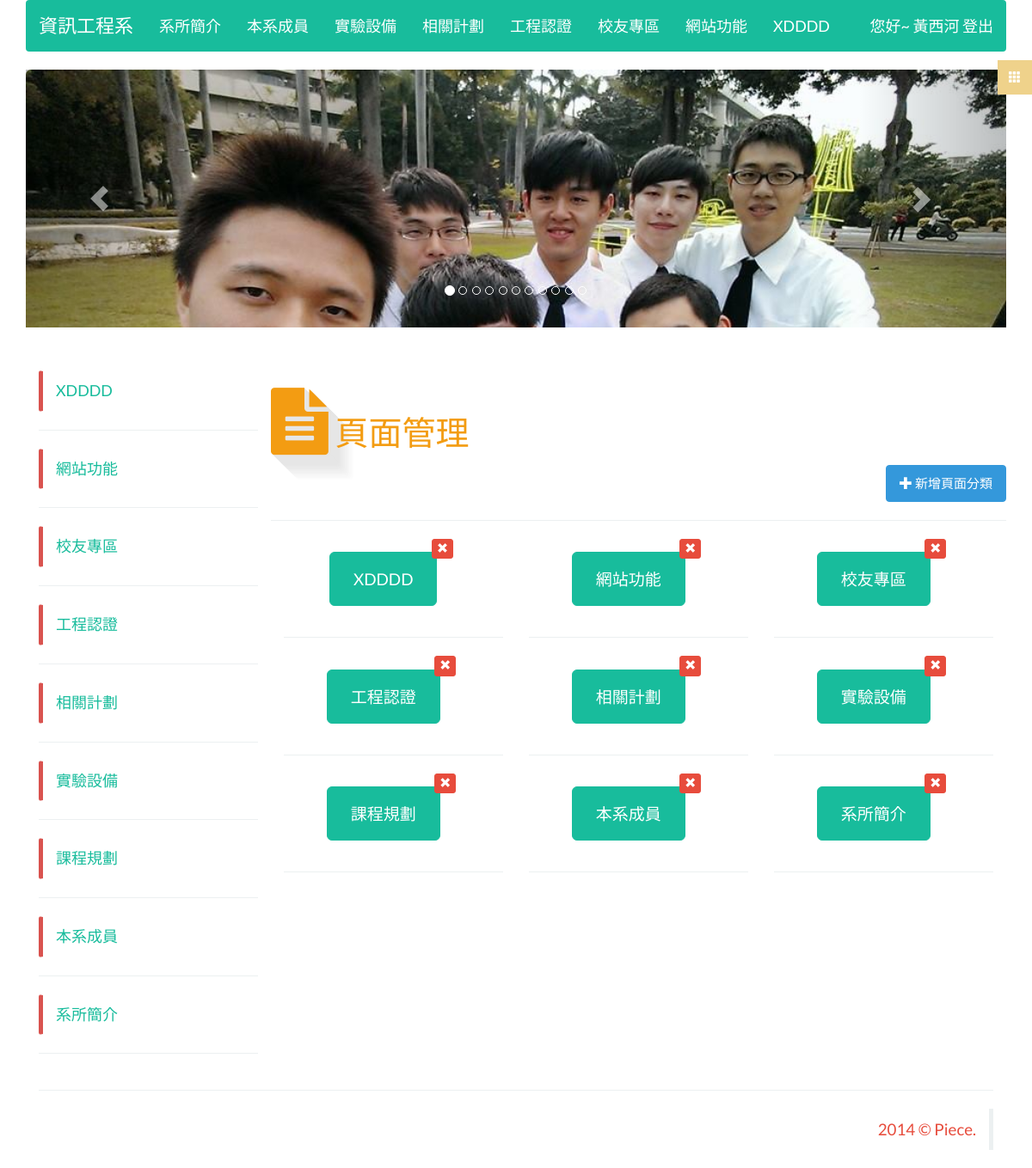
Screenshot of /index.php/page (signed in) with the database file from the repository.
### tables this page shows
CREATE TABLE IF NOT EXISTS `page` (
`pageId` int(11) NOT NULL,
  `pageName` varchar(100) NOT NULL,
  `pageClass` varchar(100) NOT NULL,
  `pageContent` text NOT NULL
);

CREATE TABLE IF NOT EXISTS `page_category` (
`pageClass` int(11) NOT NULL,
  `pageClassName` varchar(100) NOT NULL
);

### application/controllers/page.php (called while the page is built, shortened)
<?php if ( ! defined('BASEPATH')) exit('No direct script access allowed');
class Page extends MY_Controller {
	function __construct(){
		parent::__construct();
		$this->load->model('page_model');
		$this->asideQuery = $this->aside_model->select_page();
	}
	public function index(){
		$query = $this->page_model->select_all_pageClassName();
		$this->load->view('page_manage', array(
			'query' => $query,
			'asideQuery' => $this->asideQuery,
			'headerQuery' => $this->headerQuery
			));
		return true;
	}
}

### index.php (called while the page is built, shortened)
<?php
require_once BASEPATH.'core/CodeIgniter.php';

### application/libraries/Session.php (called while the page is built, shortened)
<?php if ( ! defined('BASEPATH')) exit('No direct script access allowed');
class Session
{
    protected $sess_namespace = '';
    protected $store = array();
     private function initialize()
     {
        if (isset($_SESSION[$this->sess_namespace]) ) {
            $this->store = $_SESSION[$this->sess_namespace];
        }
        $destroy = false;
        if (!$destroy) {
            return;
        }
    }
    public function userdata($value)
    {
        if (isset($this->store[$value])) {
            return $this->store[$value];
        } else {
            return false;
        }
    }
    public function set_userdata($data = array(), $value = '')
    {
        if (is_string($data)) {
            $data = array($data => $value);
        }
        foreach ($data as $key => $val) {
            $this->store[$key] = $val;
        }
    }
}

### application/models/header_model.php (called while the page is built, shortened)
<?php if ( ! defined('BASEPATH')) exit('No direct script access allowed');
class header_model extends CI_Model{
	function select_header_data_by_page_category(){
		$this->db->select('*');
		$this->db->from('page');
		$this->db->join('page_category', 'page.pageClass = page_category.pageClass');
		$this->db->order_by("page_category.pageClass","asc");
		$query = $this->db->get();
		return $query->result();
	}
}

### application/core/MY_Controller.php (called while the page is built, shortened)
<?php if ( ! defined('BASEPATH')) exit('No direct script access allowed');
class MY_Controller extends CI_Controller {
	function __construct(){
		$this->header();
	}
	protected function header(){
		$this->headerQuery = $this->header_model->select_header_data_by_page_category();
		return true;
	}
}

### application/models/aside_model.php (called while the page is built, shortened)
<?php if ( ! defined('BASEPATH')) exit('No direct script access allowed');
class Aside_model extends CI_Model{
	function select_file(){
		$this->db->select('fileClass AS asideValue, fileClassName AS asideName');
		$this->db->from('file_category');
		$this->db->order_by("fileClass","desc");
		$query = $this->db->get();
		return $query->result();
	}
	function select_page(){
		$this->db->select('pageClass AS asideValue, pageClassName AS asideName');
		$this->db->from('page_category');
		$this->db->order_by("pageClass","desc");
		$query = $this->db->get();
		foreach ($query->result() as $key => $value) {
			$value->asideValue = 'page/category/'.$value->asideValue;
		}
		return $query->result();
	}
}

### application/models/page_model.php (called while the page is built, shortened)
<?php if ( ! defined('BASEPATH')) exit('No direct script access allowed');
class Page_model extends CI_Model{
	function select_all_pageClassName(){
		$this->db->order_by("pageClass","desc");
		$query = $this->db->get('page_category');
		return $query->result();
	}
}

### application/views/page_manage.php (the view, shortened to what this page needs)
<? @require_once('templates/_header.php');?>
<article class="row wow fadeInUp">
  	<h1 class="text-warning"><i class="fa fa-file-text fa-2x" id="icon-shadow"></i> 頁面管理</h1>
	<button class="btn btn-info pull-right" data-toggle="modal" data-target="#add_page_btn"><span class="glyphicon glyphicon-plus"></span> 新增頁面分類</button>
	<div class="clearfix"></div>
	<hr>
	<? foreach ($query as $key => $value) { ?>
	<section class="col-xs-12 col-sm-4 col-md-4">
    <ul class="list-inline text-center">
      <li><button class="btn btn-success btn-lg wow bounceIn" onclick="location.href='<?= base_url('page/category/'.$value->pageClass)?>'"><?= $value->pageClassName?></button></li>
      <li><button class="btn btn-xs btn-danger" style="margin: 0px 0px 70px -20px;" onclick="if(confirm('確定要刪除這個頁面分類嗎？')){location.href='<?= base_url('page/delete_category/'.$value->pageClass)?>'}"><span class="glyphicon glyphicon-remove"></span></button></li>
    </ul>
    <hr>
	</section>
	<? } ?>
</article>
<? @require_once('templates/_footer.php');?>

### application/views/templates/_header.php (shortened to what this page needs)
<!DOCTYPE html>
<html>
<head>
  <link rel="stylesheet" type="text/css" href="<?=base_url('asset/css/flatly.bootstrap.min.css')?>">
  <link rel="stylesheet" type="text/css" href="<?=base_url('asset/css/font-awesome.min.css')?>">
  <link rel="stylesheet" type="text/css" href="<?=base_url('asset/css/menu.css')?>">
  <link rel="stylesheet" type="text/css" href="<?=base_url('asset/css/animate.css')?>">
  <link rel="stylesheet" type="text/css" href="<?=base_url('asset/css/piece.css')?>">
</head>
<body>
<div class="container">
<? if($this->session->userdata('account')){ ?>
<nav class="menu" id="theMenu">
  <div id="menuToggle"><span class="glyphicon glyphicon-th"></span></div>
</nav>
<? } ?>
<header class="row" style="margin: 0 0 50px 0;">
  <nav class="navbar navbar-default navbar-inverse" role="navigation" id="nav" style="z-index:1;">
    <div class="navbar-header">
      <a class="navbar-brand" href="<?= base_url('')?>">資訊工程系</a>
    </div>
    <div class="collapse navbar-collapse" id="bs-example-navbar-collapse-1">
      <ul class="nav navbar-nav">
        <ul class="hidden"><li>
        <?php $delay = 0;?>
        <?php $temp = -1?>
        <?php $animate_string = array('bounce', 'flash', 'pulse', 'bounceIn')?>
        <?php $animate_string = $animate_string[array_rand($animate_string)]?>
        <?php foreach ($headerQuery as $key => $value): ?>
          <?php if ($value->pageClass != $temp): ?>
            </ul></li>
            <li class="dropdown wow <?= $animate_string?>" data-wow-delay="<?=$delay+=0.1?>s">
            <a href="#" class="dropdown-toggle btn-hover-success" data-toggle="dropdown"><?= $value->pageClassName?></a>
            <ul class="dropdown-menu wow flipInX">
          <?php endif ?>
          <?php $temp = $value->pageClass; ?>
        <?php endforeach ?>
      </ul></li></ul>
      <?php if ( ! $this->session->userdata('account')): ?>
        <ul class="nav navbar-nav navbar-right">
          <li><a href="#"  data-toggle="modal" data-target="#login_btn">登入</a></li>
        </ul>
      <?php else: ?>
        <ul class="nav navbar-nav navbar-right">
          <li><a href="<?= base_url('user/logout')?>" >您好~ <?= $this->session->userdata('name')?> 登出</a></li>
        </ul>
      <?php endif ?>
    </div>
  </nav>
  <div id="carousel-example-generic" class="carousel slide" data-ride="carousel">
    <ol class="carousel-indicators">
      <li data-target="#carousel-example-generic" data-slide-to="0" class="active"></li>
      <li data-target="#carousel-example-generic" data-slide-to="1"></li>
      <li data-target="#carousel-example-generic" data-slide-to="2"></li>
      <li data-target="#carousel-example-generic" data-slide-to="3"></li>
      <li data-target="#carousel-example-generic" data-slide-to="4"></li>
      <li data-target="#carousel-example-generic" data-slide-to="5"></li>
      <li data-target="#carousel-example-generic" data-slide-to="6"></li>
      <li data-target="#carousel-example-generic" data-slide-to="7"></li>
      <li data-target="#carousel-example-generic" data-slide-to="8"></li>
      <li data-target="#carousel-example-generic" data-slide-to="9"></li>
      <li data-target="#carousel-example-generic" data-slide-to="10"></li>
    </ol>
    <div class="carousel-inner" role="listbox" style="height: 300px;">
      <div class="item active">
        <img src="<?=base_url('asset/img/banner/1.jpg')?>" class="img-rounded" alt="..." style="width:100%; height: 100%;">
      </div>
    </div>
    <a class="left carousel-control" href="#carousel-example-generic" role="button" data-slide="prev">
      <span class="glyphicon glyphicon-chevron-left" aria-hidden="true"></span>
    </a>
    <a class="right carousel-control" href="#carousel-example-generic" role="button" data-slide="next">
      <span class="glyphicon glyphicon-chevron-right" aria-hidden="true"></span>
    </a>
  </div>
</header>
<aside class="col-xs-12 col-sm-3 col-md-3">
  <ul class="nav nav-pills nav-stacked hidden-xs" >
    <?php $delay = 0;?>
    <?php foreach ($asideQuery as $key => $value): ?>
      <li class="wow slideInLeft" data-wow-delay="<?=$delay+=0.1?>s" data-wow-offset="-999" style="border: 1px solid #fff; border-radius:3px; border-left-color: #d9534f; border-left-width: 5px;">
        <a href="<?= base_url($value->asideValue)?>"><?= $value->asideName;?></a>
      </li>
      <hr>
    <?php endforeach ?>
  </ul>
</aside>
<div class="col-xs-12 col-sm-9 col-md-9">

### asset/css/menu.css (style rules this page uses)
.menu { position: fixed; right: -250px; width: 260px; height: 100%; top: 0; z-index: 10; text-align: left; }
.menu, .body-push { -webkit-transition: all .3s ease; -moz-transition: all .3s ease; -ms-transition: all .3s ease; -o-transition: all .3s ease; transition: all .3s ease; }
#menuToggle { position: absolute; top: 70px; left: -30px; z-index: 11; display: block; text-align: center; font-size: 14px; color: #ffffff; width: 40px; height: 40px; line-height: 40px; cursor: pointer; background: rgba(239,210,139,1); -webkit-transition: all .1s ease-in-out; -moz-transition: all .1s ease-in-out; -ms-transition: all .1s ease-in-out; -o-transition: all .1s ease-in-out; transition: all .1s ease-in-out; }

### asset/css/piece.css (style rules this page uses)
#icon-shadow { text-shadow: rgb(230, 230, 230) 1px 1px, rgb(230, 230, 230) 2px 2px, rgb(230, 230, 230) 3px 3px, rgb(230, 230, 230) 4px 4px, rgb(230, 230, 230) 5px 5px, rgb(230, 230, 230) 6px 6px, rgb(230, 230, 230) 7px 7px, rgb(230, 230, 230) 8px 8px, rgb(230, 230, 230) 9px 9px, rgb(230, 230, 230) 10px 10px, rgb(230, 230, 230) 11px 11px, rgb(230, 230, 230) 12px 12px, rgb(231, 231, 231) 13px 13px, rgb(232, 232, 232) 14px 14px, rgb(234, 234, 234) 15px 15px, rgb(235, 235, 235) 16px 16px, rgb(236, 236, 236) 17px 17px, rgb(238, 238, 238) 18px 18px, rgb(239, 239, 239) 19px 19px, rgb(241, 241, 241) 20px 20px, rgb(242, 242, 242) 21px 21px, rgb(243, 243, 243) 22px 22px, rgb(245, 245, 245) 23px 23px, rgb(246, 246, 246) 24px 24px, rgb(248, 248, 248) 25px 25px, rgb(249, 249, 249) 26px 26px, rgb(250, 250, 250) 27px 27px, rgb(252, 252, 252) 28px 28px, rgb(253, 253, 253) 29px 29px, rgb(255, 255, 255) 30px 30px; }

### rows the page displays
page: page_category.pageClassName "系所簡介"
page: page_category.pageClassName "本系成員"
page: page_category.pageClassName "實驗設備"
page: page_category.pageClassName "相關計劃"
page: page_category.pageClassName "工程認證"
page: page_category.pageClassName "校友專區"
page: page_category.pageClassName "網站功能"
page: page_category.pageClassName "XDDDD"
page_category: pageClassName "XDDDD"
page_category: pageClassName "網站功能"
page_category: pageClassName "校友專區"
page_category: pageClassName "工程認證"
page_category: pageClassName "相關計劃"
page_category: pageClassName "實驗設備"
page_category: pageClassName "課程規劃"
page_category: pageClassName "本系成員"
page_category: pageClassName "系所簡介"

### other values shown
$this->session->userdata('name') "黃西河"
